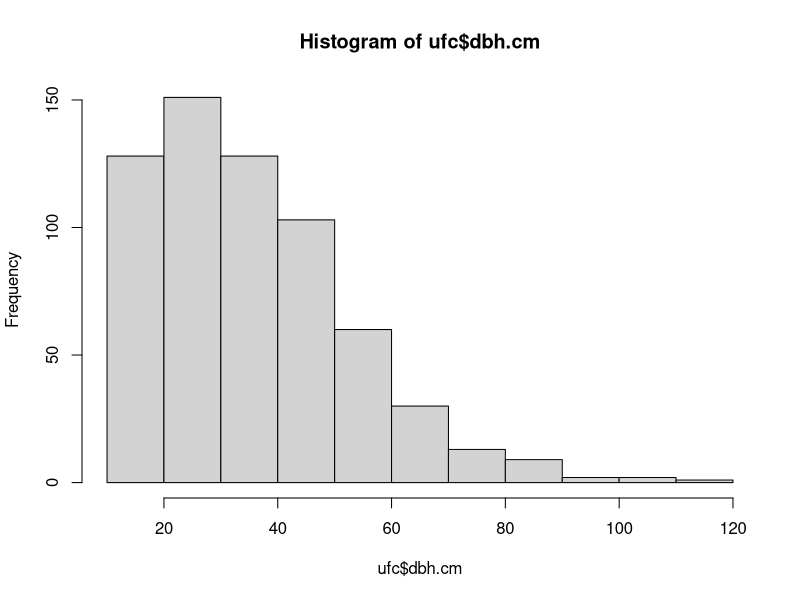
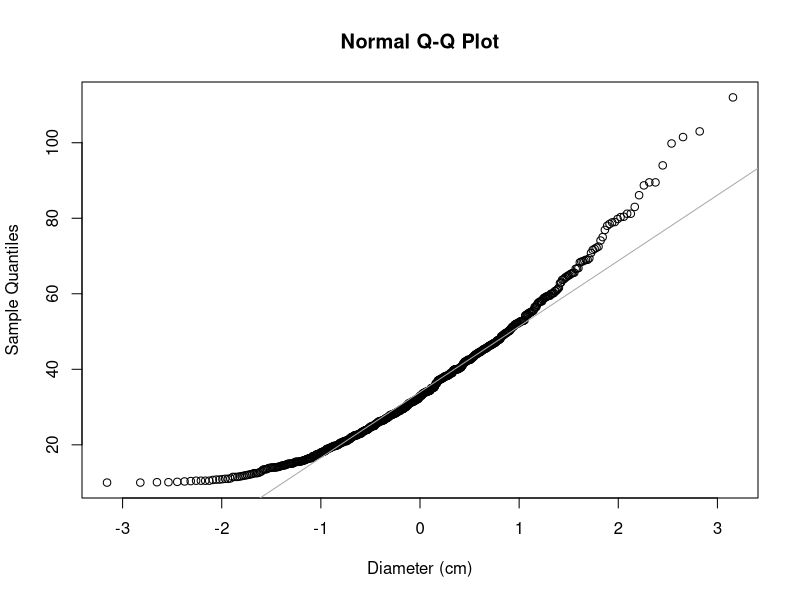
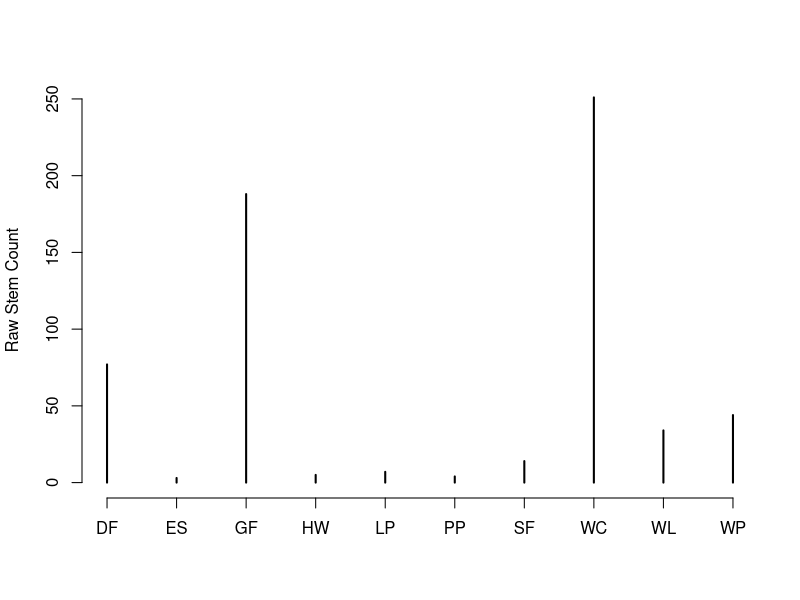
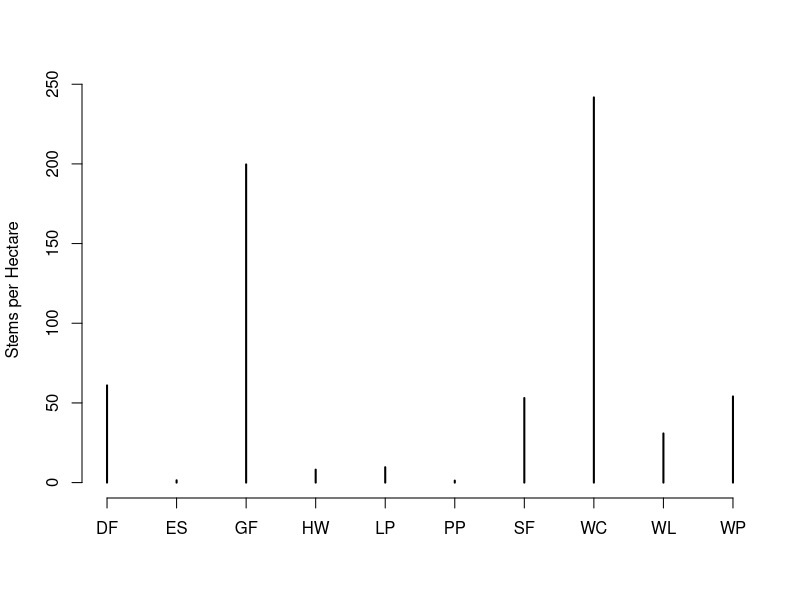

Source code (R) for these figures, in order:
# Chapter 7

# Simple Descriptions

# Ya tenemos visto un numero de diferentes                                      pero es util considerarlos 
# de un modo mas holistico y coordinado. Vamos a empezar por procesar los datos de acuerdo a nuestra primer estrategia
# We have already seen a number of different data summary and analysis tools, but it is useful to consider
# them in a more coordinated and holistic fashion. We start by reading and processing the data according
# to our earlier strategy.
ufc <- read.csv("../data/ufc.csv")
ufc$height.m <- ufc$height/10
ufc$dbh.cm <- ufc$dbh/10
table(ufc$height.m) # hay un 0.0
ufc$height.m[ufc$height.m < 0.1] <- NA
ufc$species[ufc$species %in% c("F","FG")] <- "GF"
ufc$species <- factor(ufc$species)
ufc.baf <- 7
cm.to.inches <- 1/2.54
m.to.feet <- 3.281
bd.ft.to.m3 <- 0.002359737
ufc$g.ma2 <- ufc$dbh.cm^2*pi/40000
ufc$tree.factor <- ufc.baf / ufc$g.ma2
ufc$tree.factor[is.na(ufc$dbh.cm)] <- 0
# Here, we will drop the plots that have no trees, although we will keep track of them in the plot count.
# Aca esta, queremos dar de baja las parcelas que no tienen harboles, aunque queremos conservarlas para la cuenta de parcelas 
number.of.plots <- length(unique(ufc$plot)) # primero cuento las parcelas
ufc <- ufc[!is.na(ufc$dbh.cm), ]            # despues de contarlas, quito los registros sin harboles
ufc$species <- factor(ufc$species)

# 7.1 Univariate
# In what follows we distinguish between summaries of continuous data, also called numerical, and cate-
#   gorical data. Ordinal data can be considered a special case of the latter for our purposes. I don't see any
# particular reason to further subdivide continuous data into interval and ratio data.

# 7.1.1 Numerical
# Getting standard estimates of the location and spread of variables is very easy; these are obtained by
# the following commands. Note the use of the argument na.rm=TRUE, which tells R to ignore the missing
# values.
# Measures of location
mean(ufc$dbh.cm, na.rm = TRUE)
# [1] 35.65662
# ?mean # media aritmetica, promedio


median(ufc$dbh.cm, na.rm = TRUE)
# [1] 32.9

mode(ufc$dbh.cm)
summary(ufc$dbh.cm)


hist(ufc$dbh.cm)





# Measures of spread
sd(ufc$dbh.cm, na.rm = TRUE)
# [1] 17.68945
# ?sd # desviacion standar
range(ufc$dbh.cm, na.rm = TRUE)
# [1] 10 112
IQR(ufc$dbh.cm, na.rm = TRUE)
# [1] 23.45
?IQR # rango intercuantil
summary(ufc$dbh.cm)[[5]]-summary(ufc$dbh.cm)[[2]]

# Measures of skew
# A skewness() function can be found in the moments package. Alternatively we can compare the data with
# a known non-skewed dataset; the normal distribution (see Figure 7.1). These data are, not surprisingly,
# positively skewed (i.e. they have a long right tail).
qqnorm(ufc$dbh.cm, xlab = "Diameter (cm)")  
qqline(ufc$dbh.cm, col = "darkgrey")

?qqnorm

# Figure 7.1: Demonstration of normal quantile plot to assess skew. These data are, not surprisingly,
# positively skewed (i.e. they have a long right tail).
# El diametro no tiene asimetrias, es ecir tiene un tallo largo y derecho.

# 7.1.2 Categorical

# The most common data summary for categorical variables is tabulation. There are several ways that
# data can be tabulated in R. Their dierence is in how 
# exible the commands are and the kind of output
# generated.
table(ufc$species)
# DF ES GF HW LP PP SF WC WL WP
# 77 3 188 5 7 4 14 251 34 44
tapply(ufc$species, ufc$species, length)
# DF ES GF HW LP PP SF WC WL WP
# 77 3 188 5 7 4 14 251 34 44
 aggregate(x=list(count=ufc$species),
 by=list(species=ufc$species),
 FUN = length)
# species count
# 1 DF 77
# 2 ES 3
# 3 GF 188
# 4 HW 5
# 5 LP 7
# 6 PP 4
# 7 SF 14
# 8 WC 251
# 9 WL 34
# 10 WP 44
# These tables can be easily converted to gures (see Figure 7.2).
plot(table(ufc$species), ylab = "Raw Stem Count")
plot(as.table(tapply(ufc$tree.factor/number.of.plots, ufc$species,
                        sum)), ylab = "Stems per Hectare")

# Figure 7.2: Raw count of trees by species (left panel) and weighted by tree factor (right panel).
# Continuous variates can also be converted into ordinal variates for further analysis using the cut()
# unction. For example, here we cut the tree diameters into 20 cm classes, making a new factor that has
# ordered levels.
ufc$dbh.20 <- cut(ufc$dbh.cm, breaks = (0:6) * 20)
table(ufc$dbh.20)
# (0,20] (20,40] (40,60] (60,80] (80,100] (100,120]
# 128 279 163 43 11 3





# 7.2 Multivariate

# We will consider three cases that oer bivariate information; when there is conditioning on a categorical
# variable (e.g. species), and also when there is more than one variable of interest, be they numerical or
# categorical.

# 7.2.1 Numerical/Numerical

# We have already seen a scatterplot of two continuous variates, and we are not interested in formally
# tting models at this point. So, the correlation is a quick and useful summary of the level of agreement
# between two continuous variates. Note that the na.rm argument that we have become accustomed to is
# not used in this function, instead we use the use argument. See ?cor for more details.
cor(ufc$dbh.cm, ufc$height.m, use = "complete.obs")
# [1] 0.7794116 
?cor # Correlation, Variance and Covariance (Matrices)
cor.test(ufc$dbh.cm, ufc$height.m, use = "complete.obs")
?cor.test

# 7.2.2 Numerical/Categorical
# We will most commonly be interested in obtaining summaries of the numerical variable conditioned upon
# the categorical variable. We have seen how to do this in several ways. The main dierence between
# the tapply() and aggregate() functions is in the structure of the output. tapply() creates a named
# list, and aggregate() creates a dataframe with the labels as a separate column. Also, aggregate() will
# compute the nominated function for more than one variable of interest.
tapply(ufc$dbh.cm, ufc$species, mean, na.rm=TRUE)
# DF ES GF HW LP PP SF WC
# 38.37143 40.33333 35.20106 20.90000 23.28571 56.85000 13.64286 37.50757
# WL WP
# 34.00588 31.97273
aggregate(x = list(dbh.cm=ufc$dbh.cm, height.m=ufc$height.m),
             by = list(species=ufc$species),
             FUN = mean, na.rm = TRUE)
# species dbh.cm height.m
# 1 DF 38.37143 25.30000
# 2 ES 40.33333 28.00000
# 3 GF 35.20106 24.34322
# 4 HW 20.90000 19.80000
# 5 LP 23.28571 21.83333
# 6 PP 56.85000 33.00000
# 7 SF 13.64286 15.41000
# 8 WC 37.50757 23.48777
# 9 WL 34.00588 25.47273
# 10 WP 31.97273 25.92500

# 7.2.3 Categorical/Categorical

# Numerical and graphical cross-tabulations are useful for summarizing the relationship between more than
# one categorical variable.
table(ufc$species, ufc$dbh.20)
# (0,20] (20,40] (40,60] (60,80] (80,100] (100,120]
# DF 10 33 27 5 2 0
# ES 0 2 1 0 0 0
# GF 37 88 47 12 4 0
# HW 3 2 0 0 0 0
# LP 2 5 0 0 0 0